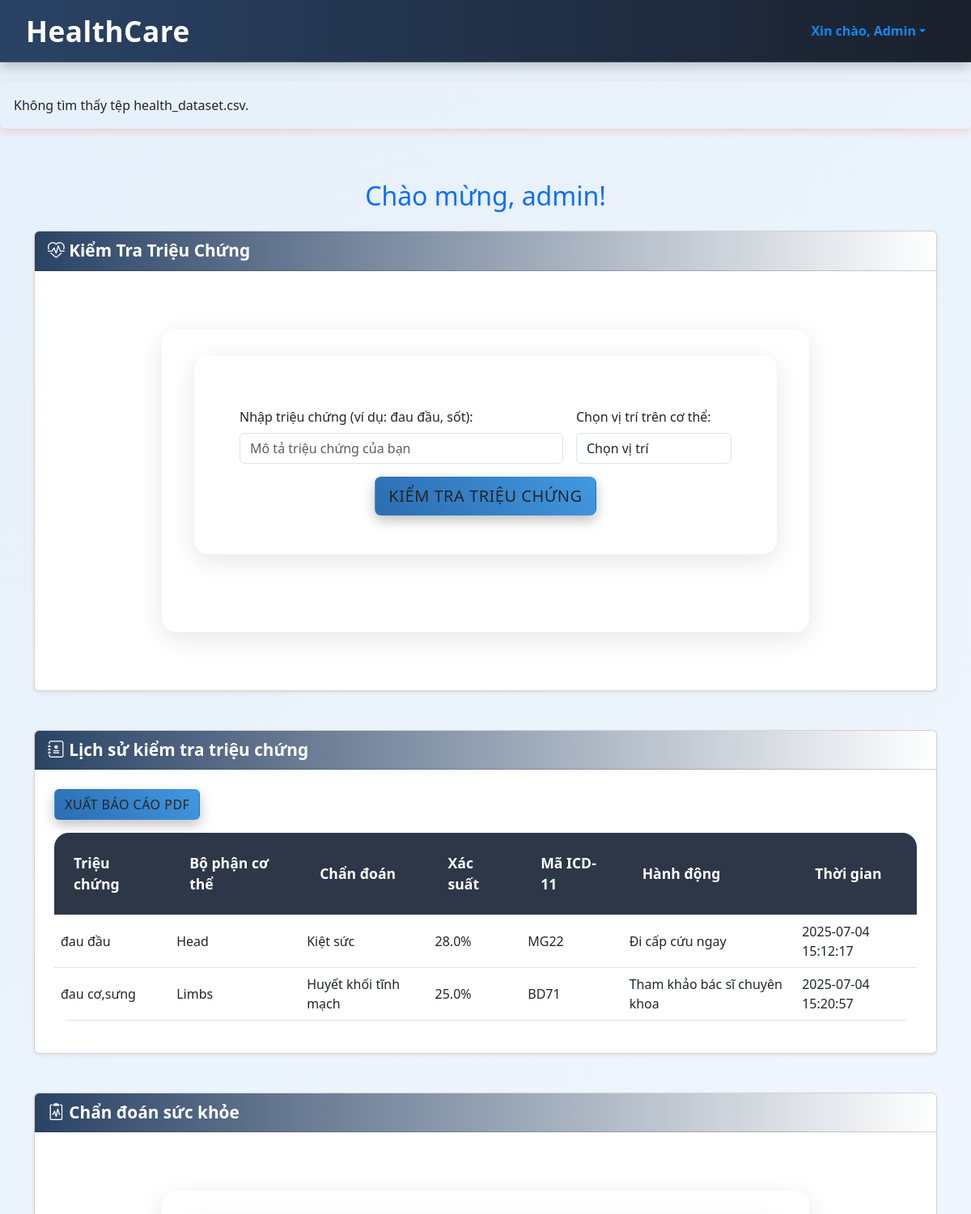
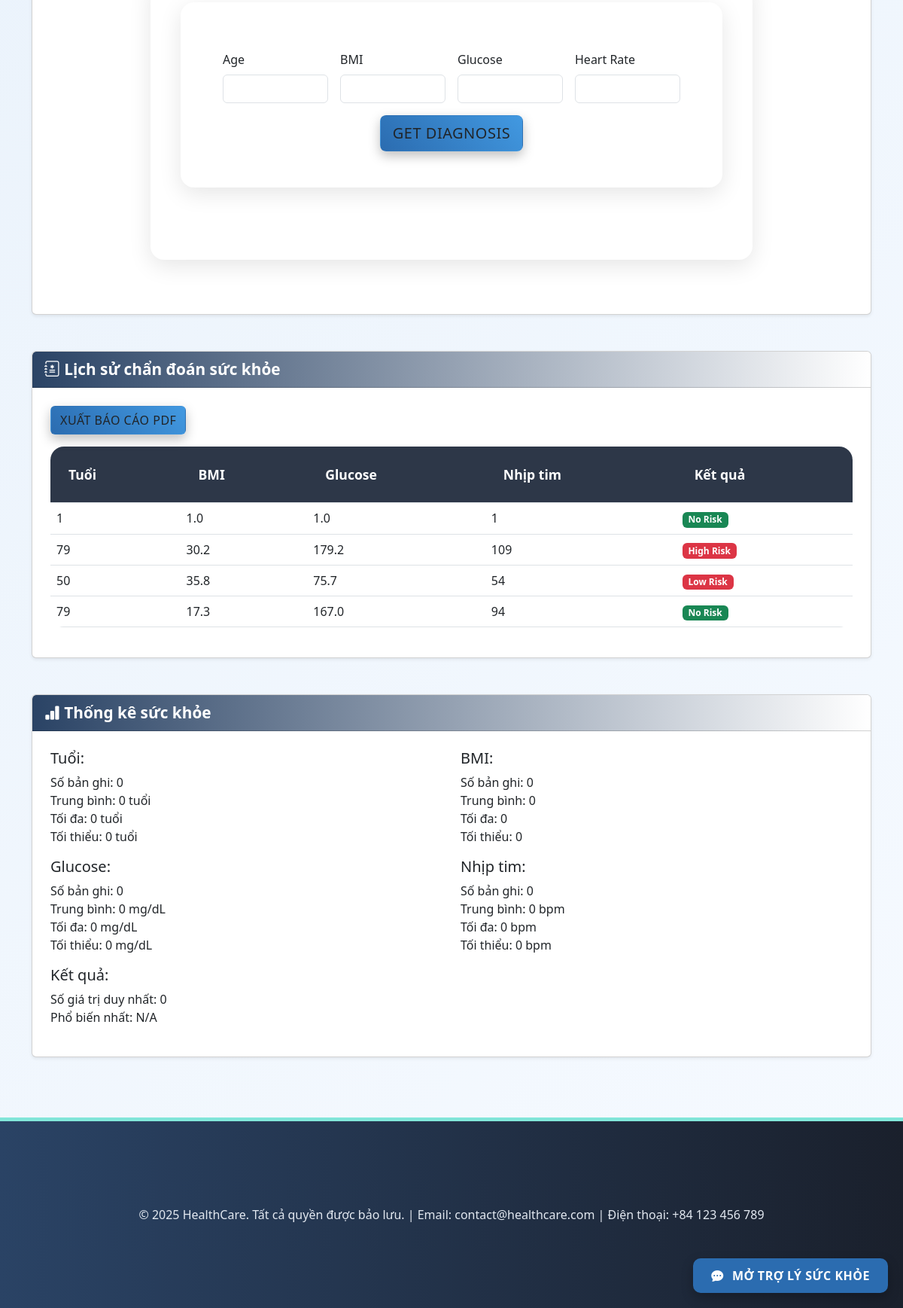
The app's page /dashboard (signed in) with its own data (2 pictures, top to bottom).
### app/models.py (models this page shows)
class User(UserMixin, db.Model):
    __tablename__ = 'users'
    id = db.Column(db.Integer, primary_key=True)
    username = db.Column(db.String(80), unique=True, nullable=False)
    email = db.Column(db.String(120), unique=True, nullable=False)
    password_hash = db.Column(db.String(128), nullable=False)
    is_admin = db.Column(db.Boolean, default=False)
    notifications = db.Column(db.Boolean, default=True)
    reset_token = db.Column(db.String(128), nullable=True)
    reset_token_expiration = db.Column(db.DateTime, nullable=True)
    avatar = db.Column(db.LargeBinary, nullable=True)  # Lưu dữ liệu ảnh dưới dạng nhị phân
    avatar_extension = db.Column(db.String(10), nullable=True)  # Lưu phần mở rộng file
    bio = db.Column(db.String(200), nullable=True)
    predictions = db.relationship('Prediction', backref='user', lazy=True)
    symptom_checks = db.relationship('SymptomCheck', backref='user', lazy=True)
    profile_history = db.relationship('ProfileHistory', backref='user', lazy=True)

class SymptomCheck(db.Model):
    __tablename__ = 'symptom_checks'
    id = db.Column(db.Integer, primary_key=True)
    user_id = db.Column(db.Integer, db.ForeignKey('users.id'), nullable=False)
    symptoms = db.Column(db.String(255), nullable=False)
    body_part = db.Column(db.String(50), nullable=False)
    condition = db.Column(db.String(100), nullable=False)
    probability = db.Column(db.Float, nullable=False)
    icd11 = db.Column(db.String(10), nullable=False)
    action = db.Column(db.String(255), nullable=False)
    timestamp = db.Column(db.DateTime, default=datetime.utcnow)

class Prediction(db.Model):
    __tablename__ = 'predictions'
    id = db.Column(db.Integer, primary_key=True)
    user_id = db.Column(db.Integer, db.ForeignKey('users.id'), nullable=False)
    age = db.Column(db.Integer, nullable=False)
    bmi = db.Column(db.Float, nullable=False)
    glucose = db.Column(db.Float, nullable=False)
    heart_rate = db.Column(db.Integer, nullable=False)
    result = db.Column(db.String(20), nullable=False)
    timestamp = db.Column(db.DateTime, default=datetime.utcnow)

### app/routes.py (the view, shortened to what this page needs)
@main_bp.route('/dashboard', methods=['GET', 'POST'])
@login_required
def dashboard():
    form = HealthForm()
    symptom_form = SymptomCheckerForm()
    try:
        csv_path = r"C:\Users\Dell\OneDrive\Pictures\Documents\Code\python\OpenCV\Project\Web\dataset\health_dataset.csv"
        df = pd.read_csv(csv_path)
        stats = {
            'age': {
                'mean': round(df['Age'].mean(), 1) if 'Age' in df.columns else 0,
                'max': int(df['Age'].max()) if 'Age' in df.columns else 0,
                'min': int(df['Age'].min()) if 'Age' in df.columns else 0,
                'count': int(df['Age'].count()) if 'Age' in df.columns else 0
            },
            'bmi': {
                'mean': round(df['BMI'].mean(), 1) if 'BMI' in df.columns else 0,
                'max': round(df['BMI'].max(), 1) if 'BMI' in df.columns else 0,
                'min': round(df['BMI'].min(), 1) if 'BMI' in df.columns else 0,
                'count': int(df['BMI'].count()) if 'BMI' in df.columns else 0
            },
            'glucose': {
                'mean': round(df['Glucose'].mean(), 1) if 'Glucose' in df.columns else 0,
                'max': round(df['Glucose'].max(), 1) if 'Glucose' in df.columns else 0,
                'min': round(df['Glucose'].min(), 1) if 'Glucose' in df.columns else 0,
                'count': int(df['Glucose'].count()) if 'Glucose' in df.columns else 0
            },
            'heart_rate': {
                'mean': round(df['HeartRate'].mean(), 1) if 'HeartRate' in df.columns else 0,
                'max': round(df['HeartRate'].max(), 1) if 'HeartRate' in df.columns else 0,
                'min': round(df['HeartRate'].min(), 1) if 'HeartRate' in df.columns else 0,
                'count': int(df['HeartRate'].count()) if 'HeartRate' in df.columns else 0
            },
            'result': {
                'unique': int(df['Result'].nunique()) if 'Result' in df.columns else 0,
                'most_common': df['Result'].mode()[0] if 'Result' in df.columns and not df['Result'].empty else 'N/A'
            }
        }
    except FileNotFoundError:
        flash('Không tìm thấy tệp health_dataset.csv.', 'error')
        stats = {
            'age': {'mean': 0, 'max': 0, 'min': 0, 'count': 0},
            'bmi': {'mean': 0, 'max': 0, 'min': 0, 'count': 0},
            'glucose': {'mean': 0, 'max': 0, 'min': 0, 'count': 0},
            'heart_rate': {'mean': 0, 'max': 0, 'min': 0, 'count': 0},
            'result': {'unique': 0, 'most_common': 'N/A'}
        }
    predictions = Prediction.query.filter_by(user_id=current_user.id).order_by(Prediction.id).all()
    symptom_checks = SymptomCheck.query.filter_by(user_id=current_user.id).order_by(SymptomCheck.id).all()
    return render_template('dashboard.html', form=form, symptom_form=symptom_form, predictions=predictions, symptom_checks=symptom_checks, username=current_user.username, stats=stats)

### app/templates/dashboard.html (shortened to what this page needs)
{% extends "base.html" %}
{% block content %}
<div class="container">
    <h2 class="text-center mb-4 text-primary">Chào mừng, {{ username }}!</h2>
    <div class="card mb-5 shadow-sm">
        <div class="card-header bg-dark text-white">
            <i class="bi bi-heart-pulse"></i> Kiểm Tra Triệu Chứng
        </div>
        <div class="card-body p-4">
            <div class="custom-form">
                <form method="POST" id="symptom-checker-form" class="custom-form row g-3" novalidate>
                    <div class="col-md-8">
                        <label for="symptoms" class="form-label">Nhập triệu chứng (ví dụ: đau đầu, sốt):</label>
                        <input type="text" id="symptoms" name="symptoms" class="form-control" placeholder="Mô tả triệu chứng của bạn" required>
                    </div>
                    <div class="col-md-4">
                        <label for="body-part" class="form-label">Chọn vị trí trên cơ thể:</label>
                        <select id="body-part" name="body_part" class="form-control">
                            <option value="">Chọn vị trí</option>
                        </select>
                    </div>
                    <div class="col-12 text-center">
                        <button type="submit" class="btn btn-custom btn-lg">Kiểm tra triệu chứng</button>
                    </div>
                </form>
            </div>
        </div>
    </div>
    <div class="card mb-5 shadow-sm">
        <div class="card-header bg-dark text-white">
            <i class="bi bi-journal-medical"></i> Lịch sử kiểm tra triệu chứng
        </div>
        <div class="card-body p-4">
            <a href="{{ url_for('main.export_symptom_pdf') }}" class="btn btn-custom mb-3">Xuất báo cáo PDF</a>
            {% if symptom_checks %}
            <div class="table-responsive">
                <table class="table user-table">
                    <thead>
                        <tr>
                            <th>Triệu chứng</th>
                            <th>Bộ phận cơ thể</th>
                            <th>Chẩn đoán</th>
                            <th>Xác suất</th>
                            <th>Mã ICD-11</th>
                            <th>Hành động</th>
                            <th>Thời gian</th>
                        </tr>
                    </thead>
                    <tbody>
                        {% for sc in symptom_checks %}
                        <tr>
                            <td>{{ sc.symptoms }}</td>
                            <td>{{ sc.body_part | capitalize }}</td>
                            <td>{{ sc.condition }}</td>
                            <td>{{ (sc.probability * 100) | round(1) }}%</td>
                            <td>{{ sc.icd11 }}</td>
                            <td>{{ sc.action }}</td>
                            <td>{{ sc.timestamp.strftime('%Y-%m-%d %H:%M:%S') }}</td>
                        </tr>
                        {% endfor %}
                    </tbody>
                </table>
            </div>
            {% else %}
            <p class="text-center text-muted">Chưa có kiểm tra triệu chứng nào được thực hiện.</p>
            {% endif %}
        </div>
    </div>
    <div class="card mb-5 shadow-sm">
        <div class="card-header bg-dark text-white">
            <i class="bi bi-clipboard2-pulse"></i> Chẩn đoán sức khỏe
        </div>
        <div class="card-body p-4">
            <div class="custom-form">
                <form method="POST" novalidate class="custom-form row g-3">
                    <div class="col-md-3">
                        {{ form.age.label(class="form-label") }}
                        {{ form.age(class="form-control", required=True) }}
                    </div>
                    <div class="col-md-3">
                        {{ form.bmi.label(class="form-label") }}
                        {{ form.bmi(class="form-control", required=True) }}
                    </div>
                    <div class="col-md-3">
                        {{ form.glucose.label(class="form-label") }}
                        {{ form.glucose(class="form-control", required=True) }}
                    </div>
                    <div class="col-md-3">
                        {{ form.heart_rate.label(class="form-label") }}
                        {{ form.heart_rate(class="form-control", required=True) }}
                    </div>
                    <div class="col-12 text-center">
                        {{ form.submit(class="btn btn-custom btn-lg") }}
                    </div>
                </form>
            </div>
        </div>
    </div>
    <div class="card mb-5 shadow-sm">
        <div class="card-header bg-dark text-white">
            <i class="bi bi-journal-medical"></i> Lịch sử chẩn đoán sức khỏe
        </div>
        <div class="card-body p-4">
            <a href="{{ url_for('main.export_pdf') }}" class="btn btn-custom mb-3">Xuất báo cáo PDF</a>
            {% if predictions %}
            <div class="table-responsive">
                <table class="table user-table">
                    <thead>
                        <tr>
                            <th>Tuổi</th>
                            <th>BMI</th>
                            <th>Glucose</th>
                            <th>Nhịp tim</th>
                            <th>Kết quả</th>
                        </tr>
                    </thead>
                    <tbody>
                        {% for p in predictions %}
                        <tr>
                            <td>{{ p.age }}</td>
                            <td>{{ p.bmi }}</td>
                            <td>{{ p.glucose }}</td>
                            <td>{{ p.heart_rate }}</td>
                            <td><span class="badge {{ 'bg-success' if p.result == 'No Risk' else 'bg-danger' }}">{{ p.result }}</span></td>
                        </tr>
                        {% endfor %}
                    </tbody>
                </table>
            </div>
            {% else %}
            <p class="text-center text-muted">Chưa có chẩn đoán nào được thực hiện.</p>
            {% endif %}
        </div>
    </div>
    <div class="card mb-5 shadow-sm">
        <div class="card-header bg-dark text-white">
            <i class="bi bi-bar-chart-fill"></i> Thống kê sức khỏe
        </div>
        <div class="card-body p-4">
            {% if stats.count != 0 %}
            <div class="row">
                <div class="col-md-6">
                    <h5>Tuổi:</h5>
                    <ul class="list-unstyled">
                        <li>Số bản ghi: {{ stats.age.count }}</li>
                        <li>Trung bình: {{ stats.age.mean|round(1) }} tuổi</li>
                        <li>Tối đa: {{ stats.age.max }} tuổi</li>
                        <li>Tối thiểu: {{ stats.age.min }} tuổi</li>
                    </ul>
                </div>
                <div class="col-md-6">
                    <h5>BMI:</h5>
                    <ul class="list-unstyled">
                        <li>Số bản ghi: {{ stats.bmi.count }}</li>
                        <li>Trung bình: {{ stats.bmi.mean|round(1) }}</li>
                        <li>Tối đa: {{ stats.bmi.max }}</li>
                        <li>Tối thiểu: {{ stats.bmi.min }}</li>
                    </ul>
                </div>
                <div class="col-md-6">
                    <h5>Glucose:</h5>
                    <ul class="list-unstyled">
                        <li>Số bản ghi: {{ stats.glucose.count }}</li>
                        <li>Trung bình: {{ stats.glucose.mean|round(1) }} mg/dL</li>
                        <li>Tối đa: {{ stats.glucose.max }} mg/dL</li>
                        <li>Tối thiểu: {{ stats.glucose.min }} mg/dL</li>
                    </ul>
                </div>
                <div class="col-md-6">
                    <h5>Nhịp tim:</h5>
                    <ul class="list-unstyled">
                        <li>Số bản ghi: {{ stats.heart_rate.count }}</li>
                        <li>Trung bình: {{ stats.heart_rate.mean|round(1) }} bpm</li>
                        <li>Tối đa: {{ stats.heart_rate.max }} bpm</li>
                        <li>Tối thiểu: {{ stats.heart_rate.min }} bpm</li>
                    </ul>
                </div>
                <div class="col-12">
                    <h5>Kết quả:</h5>
                    <ul class="list-unstyled">
                        <li>Số giá trị duy nhất: {{ stats.result.unique }}</li>
                        <li>Phổ biến nhất: {{ stats.result.most_common }}</li>
                    </ul>
                </div>
            </div>
            {% else %}
            <p class="text-center text-muted">Chưa có dữ liệu thống kê từ tệp CSV.</p>
            {% endif %}
        </div>
    </div>
</div>
{% endblock %}

### app/templates/base.html (shortened to what this page needs)
<!DOCTYPE html>
<html lang="vi">
<head>
    <link rel="stylesheet" href="{{ url_for('static', filename='css/styles.css') }}">
    <link rel="stylesheet" href="https://cdn.jsdelivr.net/npm/bootstrap@5.3.0/dist/css/bootstrap.min.css">
    <link rel="stylesheet" href="https://cdn.jsdelivr.net/npm/bootstrap-icons/font/bootstrap-icons.css">
</head>
<body>
    <nav class="navbar">
        <div class="container">
            <a href="/" class="logo">HealthCare</a>
            <ul class="nav-links-base">
                {% if current_user.is_authenticated %}
                    <div class="Test1">
                        <li class="dropdown">
                            <a href="#" class="nav-link dropdown-toggle" id="userDropdown" role="button" data-bs-toggle="dropdown" aria-expanded="false">
                                {% if current_user.is_admin %}
                                    Xin chào, Admin
                                {% else %}
                                    Xin chào, {{ current_user.username }}
                                {% endif %}
                            </a>
                        </li>
                    </div>
                {% else %}
                    <li><a href="{{ url_for('main.login') }}">Đăng nhập</a></li>
                    <li><a href="{{ url_for('main.register') }}">Đăng ký</a></li>
                {% endif %}
            </ul>
        </div>
    </nav>
    <main>
        {% with messages = get_flashed_messages(with_categories=true) %}
            {% if messages %}
                {% for category, message in messages %}
                    <div class="alert {{ 'alert-success' if category == 'success' else 'alert-error' }}">
                        {{ message }}
                    </div>
                {% endfor %}
            {% endif %}
        {% endwith %}
        {% block content %}{% endblock %}
    </main>
    <button class="chatbot-button" id="open-chatbot" style="position: fixed; bottom: 20px; right: 20px; z-index: 2100;">
        <i class="bi bi-chat-dots-fill"></i> Mở Trợ Lý Sức Khỏe
    </button>
    <footer>
        <div class="container">
            © 2025 HealthCare. Tất cả quyền được bảo lưu. | Email: contact@healthcare.com | Điện thoại: +84 123 456 789
        </div>
    </footer>
</body>
</html>

### records on screen
User: username "admin"
SymptomCheck: symptoms "đau đầu", body_part "Head", condition "Kiệt sức", (sc.probability*100)|round(1) "28.0", icd11 "MG22", action "Đi cấp cứu ngay", timestamp "2025-07-04 15:12:17"
SymptomCheck: symptoms "đau cơ,sưng", body_part "Limbs", condition "Huyết khối tĩnh mạch", (sc.probability*100)|round(1) "25.0", icd11 "BD71", action "Tham khảo bác sĩ chuyên khoa", timestamp "2025-07-04 15:20:57"
Prediction: age "1", bmi "1.0", glucose "1.0", heart_rate "1", result "No Risk"
Prediction: age "79", bmi "30.2", glucose "179.2", heart_rate "109", result "High Risk"
Prediction: age "50", bmi "35.8", glucose "75.7", heart_rate "54", result "Low Risk"
Prediction: age "79", bmi "17.3", glucose "167.0", heart_rate "94", result "No Risk"

### other values on screen
{{ message }} "Không tìm thấy tệp health_dataset.csv."
{{ stats.age.count }} "0"
{{ stats.age.mean|round(1) }} "0"
{{ stats.age.max }} "0"
{{ stats.age.min }} "0"
{{ stats.bmi.count }} "0"
{{ stats.bmi.mean|round(1) }} "0"
{{ stats.bmi.max }} "0"
{{ stats.bmi.min }} "0"
{{ stats.glucose.count }} "0"
{{ stats.glucose.mean|round(1) }} "0"
{{ stats.glucose.max }} "0"
{{ stats.glucose.min }} "0"
{{ stats.heart_rate.count }} "0"
{{ stats.heart_rate.mean|round(1) }} "0"
